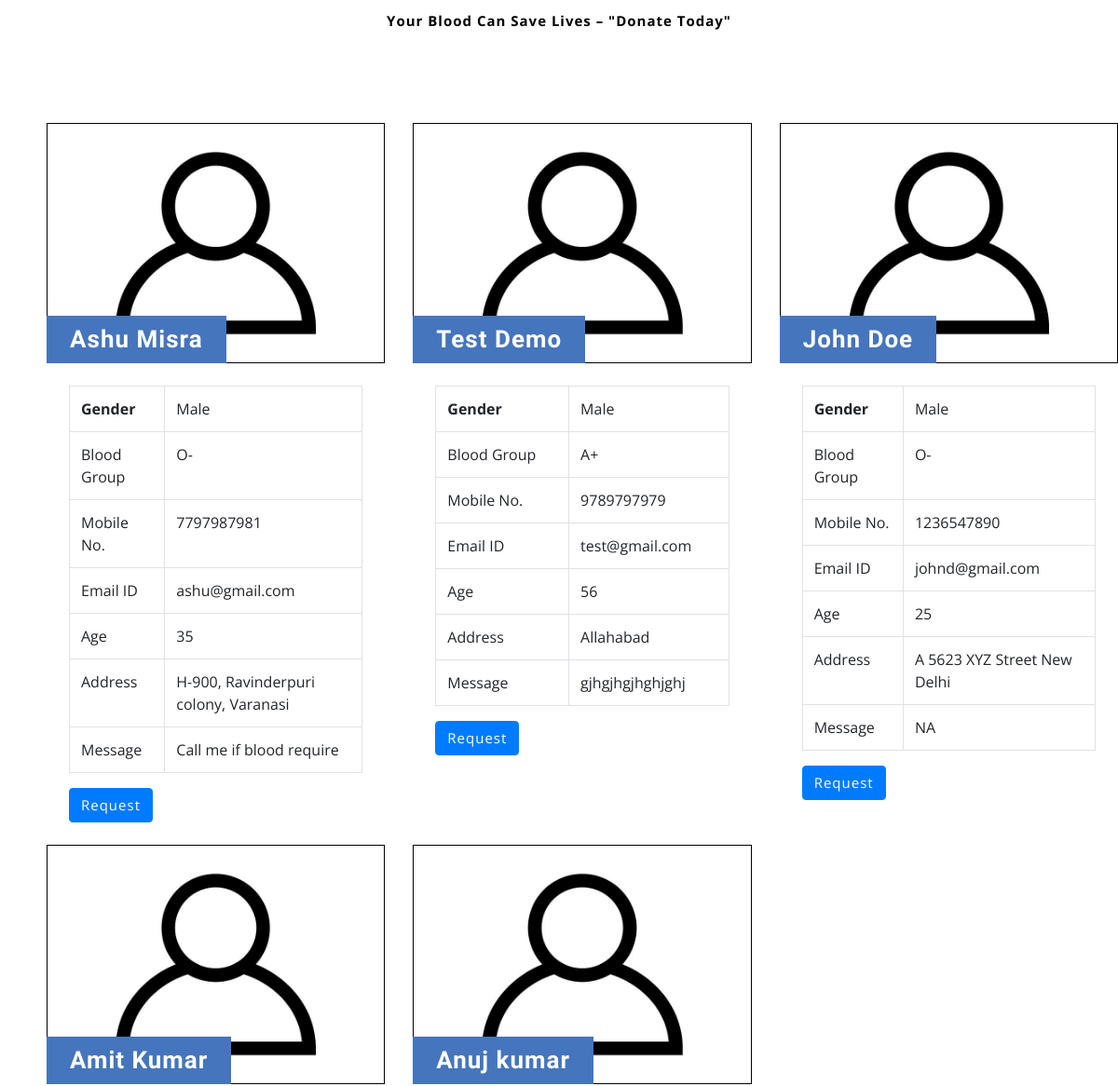
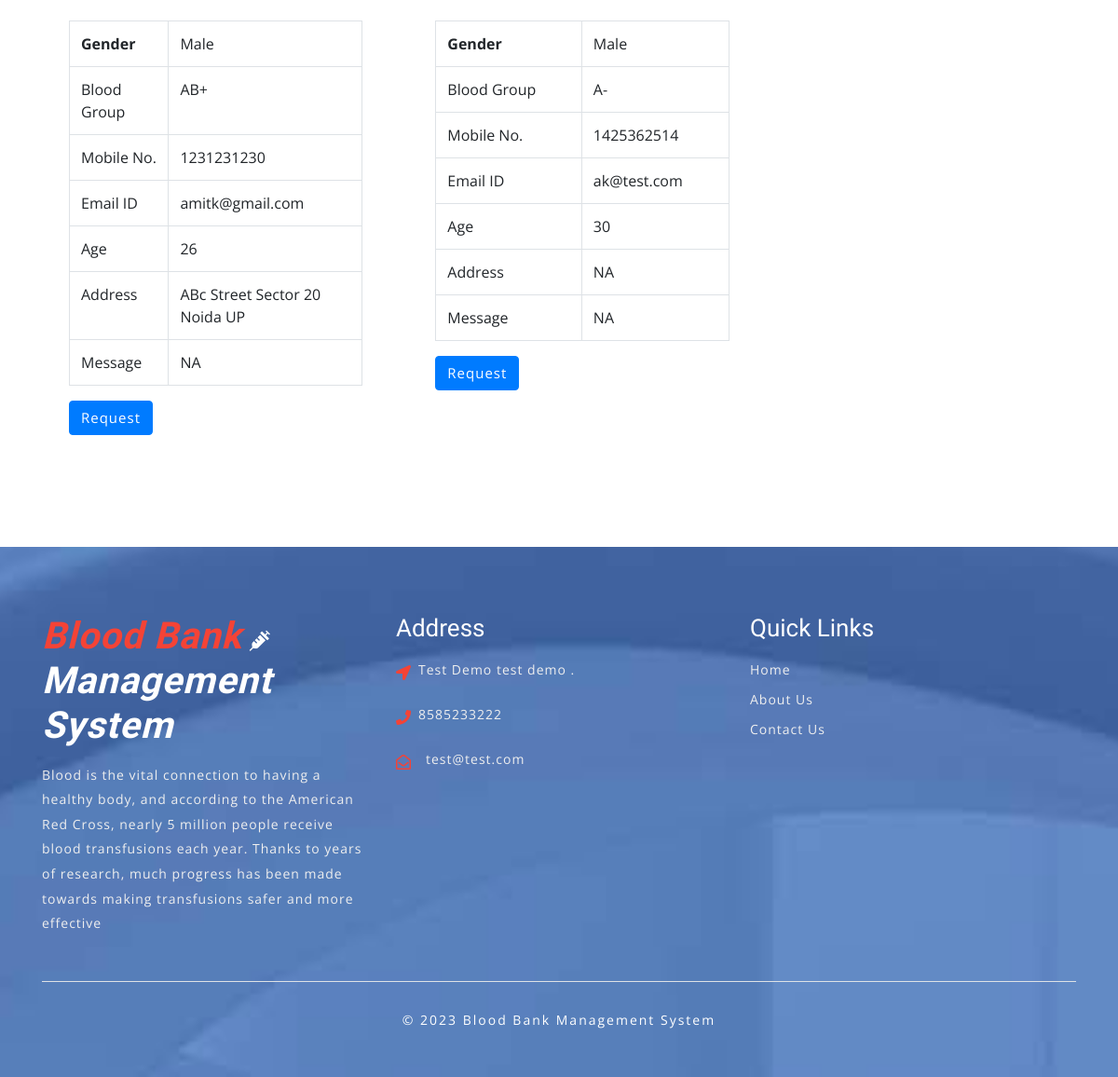
The page /donor-list.php (lower part) on the database as committed earlier (2 pictures, top to bottom).
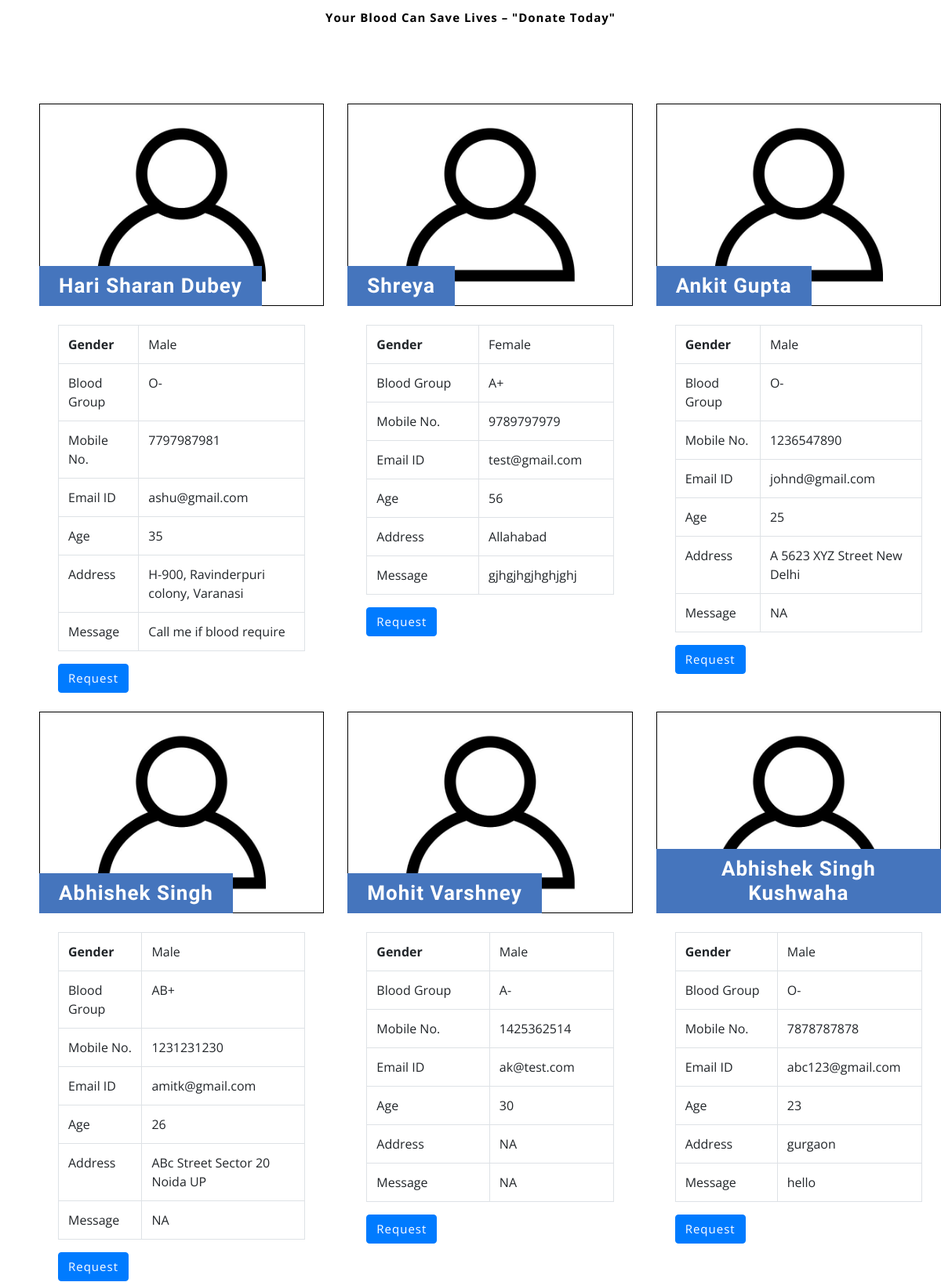
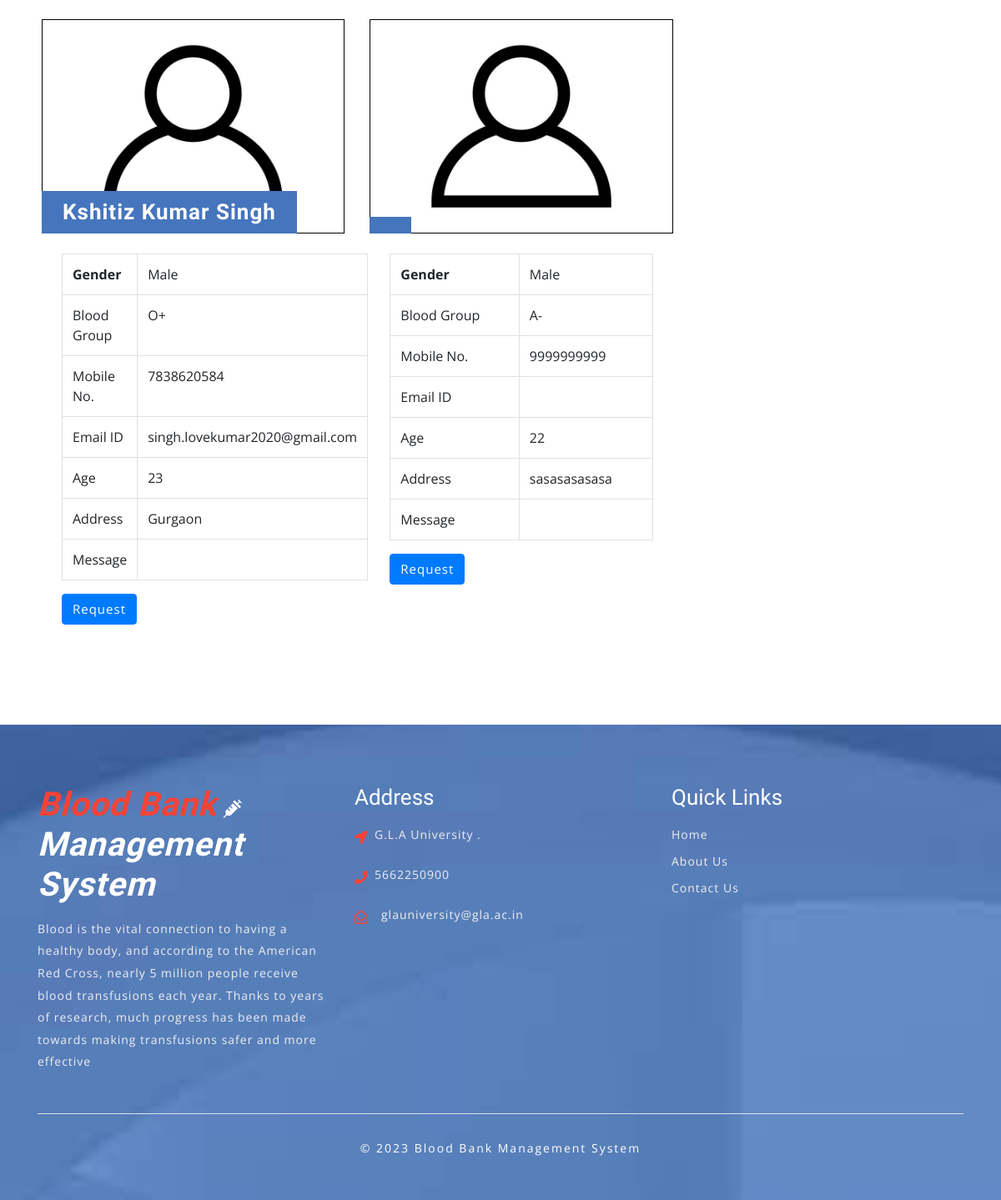
The same page on the database as committed later (2 pictures, top to bottom).
### tables this page shows
CREATE TABLE `tblblooddonars` (
  `id` int(11) NOT NULL,
  `FullName` varchar(100) DEFAULT NULL,
  `MobileNumber` char(11) DEFAULT NULL,
  `EmailId` varchar(100) DEFAULT NULL,
  `Gender` varchar(20) DEFAULT NULL,
  `Age` int(11) DEFAULT NULL,
  `BloodGroup` varchar(20) DEFAULT NULL,
  `Address` varchar(255) DEFAULT NULL,
  `Message` mediumtext DEFAULT NULL,
  `PostingDate` timestamp NOT NULL DEFAULT current_timestamp(),
  `status` int(1) DEFAULT NULL,
  `Password` varchar(250) DEFAULT NULL
);

CREATE TABLE `tblcontactusinfo` (
  `id` int(11) NOT NULL,
  `Address` tinytext DEFAULT NULL,
  `EmailId` varchar(255) DEFAULT NULL,
  `ContactNo` char(11) DEFAULT NULL
);

### donor-list.php (the view, shortened to what this page needs)
<?php
include('includes/config.php');
?>
<!DOCTYPE html>
<html lang="zxx">
<head>
	<link rel="stylesheet" href="css/bootstrap.css">
	<link rel="stylesheet" href="css/style.css" type="text/css" media="all" />
	<link rel="stylesheet" href="css/fontawesome-all.css">
</head>
<body>
	<div class="agileits-contact py-5">
		<div class="py-xl-5 py-lg-3">
			<div class="w3ls-titles text-center mb-5">
				<p style="color: #000;" class="mt-2"><b>Your Blood Can Save Lives – "Donate Today"</b></p>
			</div>
			<div class="d-flex">
				<div class="row package-grids mt-5" style="padding-left: 50px;">
				<?php
$status=1;
$sql = "SELECT * from tblblooddonars where status=:status";
$query = $dbh -> prepare($sql);
$query->bindParam(':status',$status,PDO::PARAM_STR);
$query->execute();
$results=$query->fetchAll(PDO::FETCH_OBJ);
if($query->rowCount() > 0)
{
foreach($results as $result)
{ ?>
				<div class="col-md-4 pricing">
					<div class="price-top">
							<img src="images/blood-donor.jpg" alt="Blood Donor" style="border:1px #000 solid" class="img-fluid" />
						<h3><?php echo htmlentities($result->FullName);?>
						</h3>
					</div>
					<div class="price-bottom p-4">
<table class="table table-bordered">
    <tbody>
      <tr>
        <th>Gender</th>
        <td><?php echo htmlentities($result->Gender);?></td>
      </tr>
      <tr>
        <td>Blood Group</td>
        <td><?php echo htmlentities($result->BloodGroup);?></td>
      </tr>
      <tr>
        <td>Mobile No.</td>
        <td><?php echo htmlentities($result->MobileNumber);?></td>
      </tr>
         <tr>
        <td>Email ID</td>
        <td><?php echo htmlentities($result->EmailId);?></td>
      </tr>
               <tr>
        <td>Age</td>
        <td><?php echo htmlentities($result->Age);?></td>
      </tr>
        <tr>
        <td>Address</td>
        <td><?php echo htmlentities($result->Address);?></td>
      </tr>
<tr>
        <td>Message</td>
        <td><?php echo htmlentities($result->Message);?></td>
      </tr>
    </tbody>
</table>
<a class="btn btn-primary" style="color:#fff"  href="contact-blood.php?cid=<?php echo $result->id;?>">Request</a>
					</div>
				</div><br>
			<?php }} ?>
			</div>
			</div>
		</div>
	</div>
	<?php include('includes/footer.php');?>
</body>
</html>

### includes/footer.php (shortened to what this page needs)
<footer>
    <div class="w3ls-footer-grids pt-sm-4 pt-3">
      <div class="container py-xl-5 py-lg-3">
        <div class="row">
          <div class="col-md-4 w3l-footer">
            <h2 class="mb-sm-3 mb-2">
              <a href="index.php" class="text-white font-italic font-weight-bold">
                <span>Blood Bank<i class="fas fa-syringe ml-2"></i> </span>Management System
              </a>
            </h2>
            <p>Blood is the vital connection to having a healthy body, and according to the American Red Cross, nearly 5 million people receive blood transfusions each year. Thanks to years of research, much progress has been made towards making transfusions safer and more effective</p>
          </div>
          <div class="col-md-4 w3l-footer my-md-0 my-4">
            <h3 class="mb-sm-3 mb-2 text-white">Address</h3>
            <ul class="list-unstyled">
              <?php
$sql = "SELECT * from tblcontactusinfo";
$query = $dbh -> prepare($sql);
$query->execute();
$results=$query->fetchAll(PDO::FETCH_OBJ);
if($query->rowCount() > 0)
{
foreach($results as $result)
{ ?>
              <li>
                <i class="fas fa-location-arrow float-left"></i>
                <p class="ml-4">
                  <span><?php  echo $result->Address; ?>. </p>
                <div class="clearfix"></div>
              </li>
              <li class="my-3">
                <i class="fas fa-phone float-left"></i>
                <p class="ml-4"><?php  echo $result->ContactNo; ?></p>
                <div class="clearfix"></div>
              </li>
              <li>
                <i class="far fa-envelope-open float-left"></i>
                <a href="mailto:info@example.com" class="ml-3"><?php  echo $result->EmailId; ?></a>
                <div class="clearfix"></div>
              </li>
            <?php } } ?></ul>
          </div>
          <div class="col-md-4 w3l-footer">
            <h3 class="mb-sm-3 mb-2 text-white">Quick Links</h3>
            <div class="nav-w3-l">
              <ul class="list-unstyled">
                <li>
                  <a href="index.php">Home</a>
                </li>
                <li class="mt-2">
                  <a href="about.php">About Us</a>
                </li>
                <li class="mt-2">
                  <a href="contact.php">Contact Us</a>
                </li>
              </ul>
            </div>
          </div>
        </div>
        <div class="border-top mt-5 pt-lg-4 pt-3 pb-lg-0 pb-3 text-center">
          <p class="copy-right-grids mt-lg-1">© 2023 Blood Bank Management System
          </p>
        </div>
      </div>
    </div>
  </footer>

### css/style.css (style rules this page uses)
body { padding: 0; margin: 0; background: #FFF; font-family: 'Open Sans', sans-serif; }
body a { transition: 0.5s all; -webkit-transition: 0.5s all; -moz-transition: 0.5s all; -o-transition: 0.5s all; -ms-transition: 0.5s all; text-decoration: none; }
h1, h2, h3, h4, h5, h6 { margin: 0; padding: 0; font-family: 'Roboto Condensed', sans-serif; }
p { margin: 0; padding: 0; font-family: 'Open Sans', sans-serif; font-size: 15px; letter-spacing: 1px; line-height: 1.9; color: #999; }
ul, ol { margin: 0; padding: 0; }
.navbar-light .navbar-brand, .navbar-light .navbar-brand:hover, .navbar-light .navbar-brand:focus, .w3l-footer h2 a span { color: #f44336; }
a.navbar-brand i, .w3l-footer h2 a i { color: #fff; font-size: 22px; }
.pricing { -webkit-transition: all 0.5s; -moz-transition: all 0.5s; -o-transition: all 0.5s; -ms-transition: all 0.5s; transition: all 0.5s; }
.price-top { position: relative; }
.price-top h3 { font-size: 26px; color: #fff; position: absolute; background: #4575bd; padding: 10px 25px; bottom: 0; letter-spacing: 1px; text-align: center; font-weight: 600; }
.price-bottom { background: #fff; }
.price-bottom a { color: #999; letter-spacing: 1px; font-size: 15px; }
footer { background: url(../images/bg3.jpg) no-repeat center fixed; background-size: cover; -webkit-background-size: cover; -moz-background-size: cover; -o-background-size: cover; -moz-background-size: cover; }
.w3l-footer h2 a { font-size: 40px; letter-spacing: 1px; }
.w3l-footer h3 { font-size: 26px; }
.w3l-footer p, .w3l-footer p a, .w3l-footer ul li a { font-size: 14px; color: #efefef; letter-spacing: 1px; }
.w3l-footer ul li i { color: #f44336; line-height: 2; }
p.copy-right-grids { font-size: 14px; color: #fff; letter-spacing: 2px; }

Rows that differ between the two databases and show on the page:
changed tblblooddonars "ashu@gmail.com": FullName "Ashu Misra" → "Hari Sharan Dubey"
changed tblblooddonars "test@gmail.com": FullName "Test Demo" → "Shreya"; Gender "Male" → "Female"
changed tblblooddonars "johnd@gmail.com": FullName "John Doe" → "Ankit Gupta"
changed tblblooddonars "AB+": FullName "Amit Kumar" → "Abhishek Singh"
changed tblblooddonars "ak@test.com": FullName "Anuj kumar" → "Mohit Varshney"
added tblblooddonars: FullName "Abhishek Singh Kushwaha", Gender "Male", BloodGroup "O-", MobileNumber "7878787878", EmailId "abc123@gmail.com", Age "23", Address "gurgaon", Message "hello"
added tblblooddonars: FullName "Kshitiz Kumar Singh", Gender "Male", BloodGroup "O+", MobileNumber "7838620584", EmailId "singh.lovekumar2020@gmail.com", Age "23", Address "Gurgaon"
added tblblooddonars: Gender "Male", BloodGroup "A-", MobileNumber "9999999999", Age "22", Address "sasasasasasa"
changed tblcontactusinfo: Address "Test Demo test demo" → "G.L.A University"; ContactNo "8585233222" → "5662250900"; EmailId "test@test.com" → "glauniversity@gla.ac.in"
